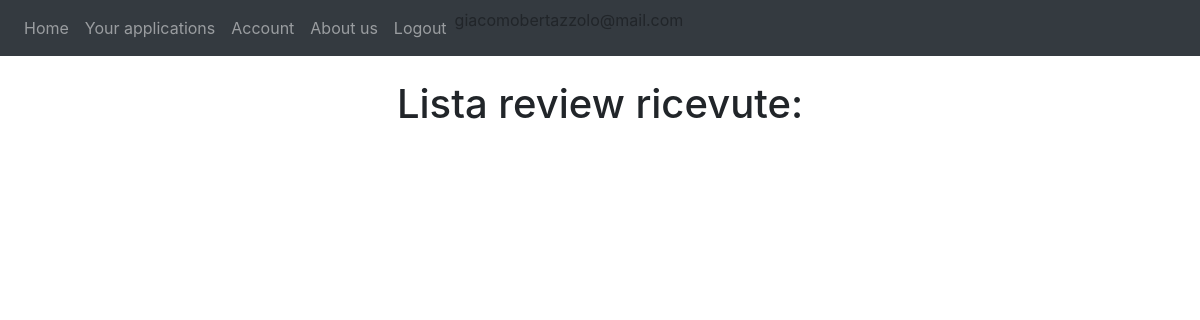
The page /personalreviews (signed in) on the database as committed earlier.
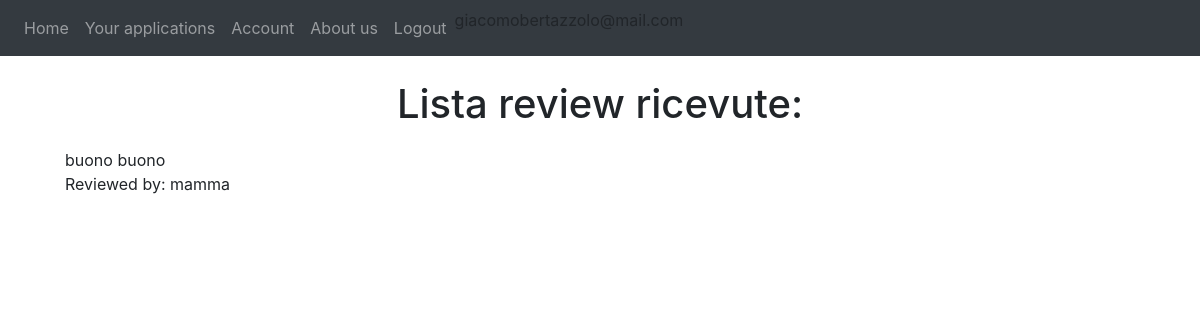
The same page on the database as committed later.
### website/models.py (models this page shows)
class User(db.Model, UserMixin):
    id = db.Column(db.Integer, primary_key=True)
    email = db.Column(db.String(150), unique=True)
    password = db.Column(db.String(150))
    first_name = db.Column(db.String(150))
    surname = db.Column(db.String(150))
    type = db.Column(db.String(20))
    recensionipostate = db.relationship('Review', foreign_keys='Review.id_reviewer',
                                        backref='author')
    recensioniricevute = db.relationship('Review', foreign_keys='Review.id_reviewed',
                                         backref='ricevitore')
    __mapper_args__ = {
        'polymorphic_on': type,
        'polymorphic_identity': 'user',
    }

class Review(db.Model, UserMixin):
    id = db.Column(db.Integer, primary_key=True)
    title = db.Column(db.String(150))
    text = db.Column(db.String(150))
    date = db.Column(db.DateTime(timezone=True), default=func.now)
    id_reviewer = db.Column(db.Integer, db.ForeignKey('user.id'))
    id_reviewed = db.Column(db.Integer, db.ForeignKey('user.id'))
    task_id = db.Column(db.Integer, db.ForeignKey('offer.id'))

### website/views.py (the view)
@views.route('/personalreviews')
def personalreviews():
    return render_template("personalreviews.html", user=current_user)

### website/__init__.py (called while the page is built)
def create_app():
    app = Flask(__name__)
    app.config['SECRET_KEY'] = 'atrebunfigoassurdo'
    app.config['SQLALCHEMY_DATABASE_URI'] = 'sqlite:///'+ DB_NAME
    db.init_app(app)
    from .views import views  # We imported the name of the blueprint
    from .auth import auth
    app.register_blueprint(views, url_prefix="/")  # Stiamo dicendo come sono definite le pagine e dove sono
    app.register_blueprint(auth, url_prefix="/")
    from .models import User, Offer, Adult, Student
    create_database(app)
    login_manager = LoginManager()
    login_manager.login_view = 'auth.login'  # dove vogliamo mandare l'user se non loggato
    login_manager.init_app(app)
    @login_manager.user_loader
    def load_user(id):
        return User.query.get(int(id))
    return app

### website/templates/personalreviews.html
{% extends "base.html" %} {% block title %}Lista Review{% endblock %} {% block content%}
    <br />
    <h1 align="center">Lista review ricevute: </h1>
<ul class="list-group list-group-flush" id="offers">
  <li class="list-group-item">
      <div>
        {% for recens in user.recensioniricevute %}
            {{ recens.title }} {{ recens.text }}
            <br/>
            Reviewed by:
            {{ recens.author.first_name }}
            </div>
          {% endfor %}
  </li></ul>
{% endblock %}

### website/templates/base.html (shortened to what this page needs)
<!DOCTYPE html>
<html lang="">
  <head>
      <link
      rel="stylesheet"
      href="https://stackpath.bootstrapcdn.com/bootstrap/4.4.1/css/bootstrap.min.css"
    />
    <link
      rel="stylesheet"
      href="https://stackpath.bootstrapcdn.com/font-awesome/4.7.0/css/font-awesome.min.css"
    />
  </head>
  <body>
    <nav class="navbar navbar-expand-lg navbar-dark bg-dark">
      <div class="collapse navbar-collapse" id="navbar">
        <div class="navbar-nav">
            {% if user.is_authenticated %}
                <ul class="nav navbar-nav">
                {% if user.type=='adult' %}
                    <li><a class="nav-item nav-link" id="home" href="/">Home</a></li>
                    <li><a class="nav-item nav-link" id="posttask" href="/posttask">Post a Task</a></li>
                    <li><a class="nav-item nav-link" id="account" href="/account">Account</a></li>
                    <li><a class="nav-item nav-link" id="aboutus" href="/about_us">About us</a></li>
                    <li><a class="nav-item nav-link" id="logout" href="/logout">Logout</a></li>
                    {% elif user.type=='student' %}
                    <li><a class="nav-item nav-link" id="offer" href="/offer">Home</a></li>
                    <li><a class="nav-item nav-link" id="applications" href="/listapplications">Your applications</a></li>
                    <li><a class="nav-item nav-link" id="account" href="/account">Account</a></li>
                    <li><a class="nav-item nav-link" id="aboutus" href="/about_us">About us</a></li>
                    <li><a class="nav-item nav-link" id="logout" href="/logout">Logout</a></li>
                {% endif %}
                </ul>
                <ul class="nav navbar-nav">
                    <li> {{ user.email}}</li>
                </ul>
            {% else %}
                <a class="nav-item nav-link" id="sign_up" href="/sign_up">Signup</a>
                <a class="nav-item nav-link" id="login" href="/login">Login</a>
                <a class="nav-item nav-link" id="aboutus" href="/about_us">About us</a>
            {% endif %}
        </div>
      </div>
    </nav>
    <div class="container">{% block content %} {% endblock %}</div>
  </body>
</html>

Rows that differ between the two databases and show on the page:
added Review: title "buono", text "buono", author.first_name "mamma"
